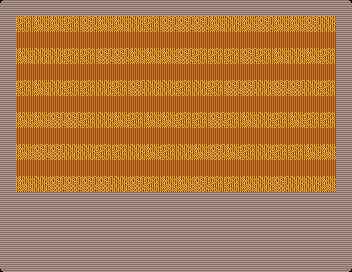

Below is a game level as drawn by its tile map, then a one-line description and the .tmx file that defines it, in full:
An orthogonal 22x17 tile map with 16x16 px tiles, 2 tile layers (bg, wheat) and 7 objects (6x Fire, Comb).

<map version="1.9" tiledversion="1.9.2" orientation="orthogonal" renderorder="right-down" width="22" height="17" tilewidth="16" tileheight="16" infinite="0" nextlayerid="4" nextobjectid="8">
 <tileset firstgid="1" source="tiles.tsx" />
 <layer id="1" name="bg" width="22" height="17">
  <data encoding="csv">
5,11,11,11,11,11,11,11,11,11,11,11,11,11,11,11,11,11,11,11,11,6,
11,11,11,11,11,11,11,11,11,11,11,11,11,11,11,11,11,11,11,11,11,11,
11,8,8,8,8,8,8,8,8,8,8,8,8,8,8,8,8,8,8,8,8,11,
11,11,11,11,11,11,11,11,11,11,11,11,11,11,11,11,11,11,11,11,11,11,
11,8,8,8,8,8,8,8,8,8,8,8,8,8,8,8,8,8,8,8,8,11,
11,11,11,11,11,11,11,11,11,11,11,11,11,11,11,11,11,11,11,11,11,11,
11,8,8,8,8,8,8,8,8,8,8,8,8,8,8,8,8,8,8,8,8,11,
11,11,11,11,11,11,11,11,11,11,11,11,11,11,11,11,11,11,11,11,11,11,
11,8,8,8,8,8,8,8,8,8,8,8,8,8,8,8,8,8,8,8,8,11,
11,11,11,11,11,11,11,11,11,11,11,11,11,11,11,11,11,11,11,11,11,11,
11,8,8,8,8,8,8,8,8,8,8,8,8,8,8,8,8,8,8,8,8,11,
11,11,11,11,11,11,11,11,11,11,11,11,11,11,11,11,11,11,11,11,11,11,
11,11,11,11,11,11,11,11,11,11,11,11,11,11,11,11,11,11,11,11,11,11,
11,11,11,11,11,11,11,11,11,11,11,11,11,11,11,11,11,11,11,11,11,11,
11,11,11,11,11,11,11,11,11,11,11,11,11,11,11,11,11,11,11,11,11,11,
11,11,11,11,11,11,11,11,11,11,11,11,11,11,11,11,11,11,11,11,11,11,
9,11,11,11,11,11,11,11,11,11,11,11,11,11,11,11,11,11,11,11,11,10
</data>
 </layer>
 <layer id="2" name="wheat" width="22" height="17">
  <data encoding="csv">
0,0,0,0,0,0,0,0,0,0,0,0,0,0,0,0,0,0,0,0,0,0,
0,2,3,3,2,1,3,3,4,2,1,1,1,3,4,3,1,3,3,1,4,0,
0,0,0,0,0,0,0,0,0,0,0,0,0,0,0,0,0,0,0,0,0,0,
0,3,4,4,2,2,1,1,3,3,3,1,2,2,2,1,2,3,4,3,2,0,
0,0,0,0,0,0,0,0,0,0,0,0,0,0,0,0,0,0,0,0,0,0,
0,2,3,4,2,2,4,2,1,4,4,2,4,2,1,1,4,1,1,4,2,0,
0,0,0,0,0,0,0,0,0,0,0,0,0,0,0,0,0,0,0,0,0,0,
0,3,3,1,1,2,4,3,2,3,3,2,2,1,2,3,4,2,3,2,2,0,
0,0,0,0,0,0,0,0,0,0,0,0,0,0,0,0,0,0,0,0,0,0,
0,3,1,1,4,4,2,2,4,3,2,4,3,1,3,2,4,2,2,3,3,0,
0,0,0,0,0,0,0,0,0,0,0,0,0,0,0,0,0,0,0,0,0,0,
0,3,4,1,1,1,1,4,1,2,3,3,1,2,2,3,4,1,4,4,3,0,
0,0,0,0,0,0,0,0,0,0,0,0,0,0,0,0,0,0,0,0,0,0,
0,0,0,0,0,0,0,0,0,0,0,0,0,0,0,0,0,0,0,0,0,0,
0,0,0,0,0,0,0,0,0,0,0,0,0,0,0,0,0,0,0,0,0,0,
0,0,0,0,0,0,0,0,0,0,0,0,0,0,0,0,0,0,0,0,0,0,
0,0,0,0,0,0,0,0,0,0,0,0,0,0,0,0,0,0,0,0,0,0
</data>
 </layer>
 <objectgroup id="3" name="obj">
  <object id="1" name="Comb" class="Comb" x="96" y="208" width="32" height="48" />
  <object id="2" name="Fire" class="Fire" x="320" y="16" width="16" height="16" />
  <object id="3" name="Fire" class="Fire" x="304" y="48" width="16" height="16" />
  <object id="4" name="Fire" class="Fire" x="288" y="80" width="16" height="16" />
  <object id="5" name="Fire" class="Fire" x="304" y="144" width="16" height="16" />
  <object id="6" name="Fire" class="Fire" x="320" y="176" width="16" height="16" />
  <object id="7" name="Fire" class="Fire" x="272" y="112" width="16" height="16" />
 </objectgroup>
</map>
